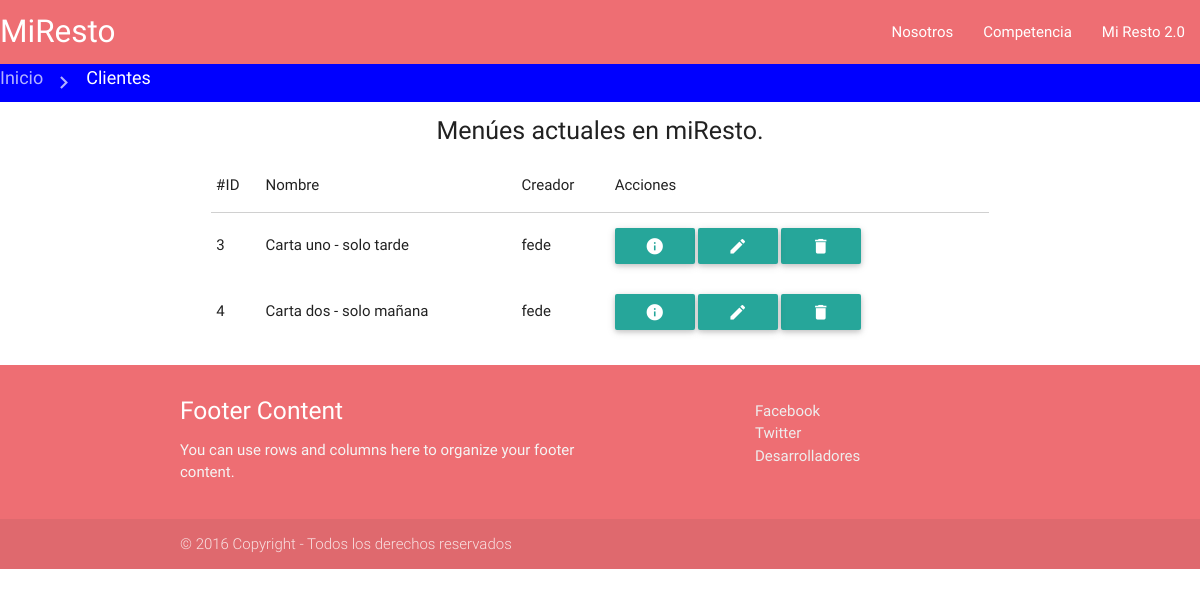
The page /index.php/menu on the database as committed earlier.
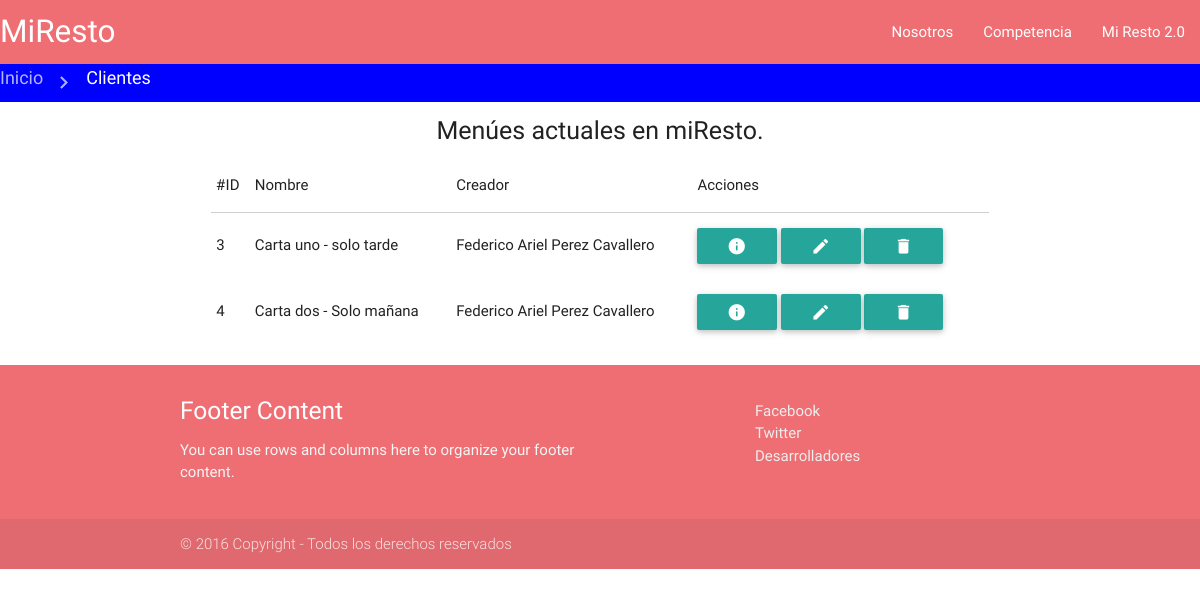
The same page on the database as committed later.
### tables this page shows
CREATE TABLE IF NOT EXISTS `cartas` (
  `id` int(10) unsigned NOT NULL,
  `id_restriccion_dia` int(10) unsigned NOT NULL,
  `id_restriccion_hora` int(10) unsigned NOT NULL,
  `nombre` tinytext NOT NULL,
  `creador` int(10) unsigned NOT NULL
);

CREATE TABLE IF NOT EXISTS `empleados` (
  `id` int(10) unsigned NOT NULL,
  `dni` int(10) unsigned NOT NULL,
  `nombre` tinytext NOT NULL,
  `direccion` tinytext NOT NULL,
  `telefono` int(10) unsigned NOT NULL,
  `email` tinytext NOT NULL,
  `cuit` bigint(20) unsigned NOT NULL,
  `password` text NOT NULL
);

### application/controllers/Menu.php (called while the page is built, shortened)
<?php
class Menu extends CI_Controller {
    public function index(){
        $data['menues'] = $this->MCartas->get_cartas();
        $data['funcion'] = 'index';
        $this->load->view('vMenu',$data);
    }
}

### index.php (called while the page is built, shortened)
<?php
require_once BASEPATH.'core/CodeIgniter.php';

### application/models/MCartas.php (called while the page is built, shortened)
<?php
class MCartas extends CI_Model {
    public function get_cartas(){
        $consulta = 'SELECT c.id, c.nombre as nombre_menu, e.nombre as nombre_creador ';
        $consulta .= 'FROM Cartas c LEFT JOIN Empleados e ON e.id = c.creador ';
        $query = $this->db->query($consulta);
        $resultado = $query->result_array();
        return $resultado;
    }
 }

### application/views/menu/index.phtml (the view, shortened to what this page needs)
<div class="txt-cabecera">
    Menúes actuales en miResto.
</div>
<div class="row">
    <div class="col m8 s12 offset-m2">
        <table class="responsive-table">
            <thead>
                <td>#ID</td>
                <td>Nombre</td>
                <td>Creador</td>
                <td>Acciones</td>
            </thead>
            <tbody>
            <?php
                foreach( $menues as $row ){
                    $id = $row['id'];
                    $nm = $row['nombre_menu'];
                    $nc = $row['nombre_creador'];
            ?>
                <tr>
                    <td><?php echo $id; ?></td>
                    <td><?php echo $nm; ?></td>
                    <td><?php echo $nc; ?></td>
                    <td>
                        <a class="btn waves-effect waves-green" href="<?php echo site_url()."menu/ver/".$id; ?>"><i class="material-icons">info</i></a>
                        <a class="btn waves-effect waves-green" href="<?php echo site_url()."menu/editar/".$id; ?>"><i class="material-icons">edit</i></a>
                        <a class='dropdown-button btn' data-activates='<?php echo 'drop'.$id; ?>'><i class="material-icons">delete</i></a>
                    </td>
                </tr>
            <?php
                }
            ?>
            </tbody>
        </table>
    </div>
</div>

### application/views/vMenu.php (shortened to what this page needs)
<!DOCTYPE html>
<html>
<head>
    <?php include 'componentes/recursos.phtml'; ?>
</head>
    <body>
        <?php include 'componentes/botonera.phtml'; ?>
        <?php
            $ruta = array(
                array('Inicio',  site_url()),
                array('Clientes', site_url().'clientes')
            );
            include 'componentes/rutaSeguimiento.phtml'
        ?>
        <?php include '/menu/'.$funcion.'.phtml'; ?>
        <?php include 'componentes/footer.phtml'; ?>
    </body>
</html>

### application/views/componentes/recursos.phtml (shortened to what this page needs)
<link href="<?php echo site_url() ?>css/jquery-ui.min.css" rel="stylesheet" type="text/css"/>
<link href="<?php echo site_url() ?>css/materialize.min.css" rel="stylesheet" type="text/css"/>
<link href="<?php echo site_url() ?>css/Estilo.css" rel="stylesheet" type="text/css"/>

### application/views/componentes/botonera.phtml (shortened to what this page needs)
<nav>
    <div class="nav-wrapper">
        <a href="<?php echo site_url()?>" class="brand-logo">MiResto</a>
        <ul class="right hide-on-med-and-down">
            <li><a href="<?php echo site_url()?>nosotros">Nosotros</a></li>
            <li><a href="<?php echo site_url()?>competencia">Competencia</a></li>
            <li><a href="<?php echo site_url()?>webresto">Mi Resto 2.0</a></li>
        </ul>
    </div>
</nav>

### application/views/componentes/rutaSeguimiento.phtml
<div class="rutaSeguimiento">
    <div class="nav-wrapper">
      <div class="col s12">
        <?php foreach ($ruta as $ref){
            $texto = $ref[0];
            $enlace = $ref[1];
            echo '<a href="'.$enlace.'" class="breadcrumb">'.$texto.'</a>';
        }?>
      </div>
    </div>
</div>

### application/views/componentes/footer.phtml
<footer class="page-footer">
    <div class="container">
        <div class="row">
            <div class="col l6 s12">
                <h5 class="white-text">Footer Content</h5>
                <p class="grey-text text-lighten-4">You can use rows and columns here to organize your footer content.</p>
            </div>
            <div class="col l4 offset-l2 s12">
                <ul>
                    <li><a class="grey-text text-lighten-3" href="http://www.facebook.com/miResto">Facebook</a></li>
                    <li><a class="grey-text text-lighten-3" href="http://www.twitter.com/miResto">Twitter</a></li>
                    <li><a class="grey-text text-lighten-3" href="http://www.cs.uns.edu.ar">Desarrolladores</a></li>
                </ul>
            </div>
        </div>
</div>
<div class="footer-copyright">
    <div class="container"> © 2016 Copyright - Todos los derechos reservados </div>
</div>
</footer>

### css/Estilo.css (style rules this page uses)
.txt-cabecera { text-align: center; font-size: 25px; margin: 10px; }
.rutaSeguimiento { background-color: blue; }

Rows that differ between the two databases and show on the page:
changed through a linked row, cartas "Carta uno - solo tarde": empleados.nombre "fede" → "Federico Ariel Perez Cavallero"
changed cartas id 4: nombre "Carta dos - solo mañana" → "Carta dos - Solo mañana"; empleados.nombre "fede" → "Federico Ariel Perez Cavallero"
